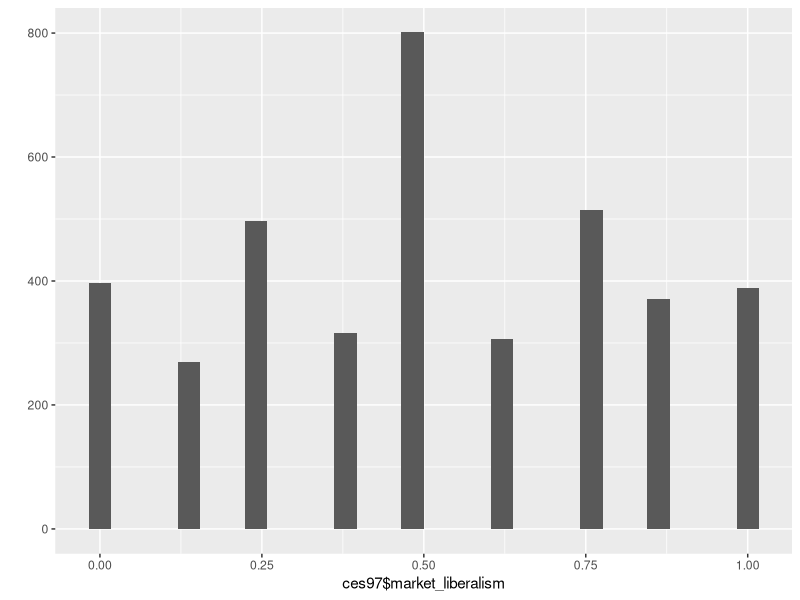
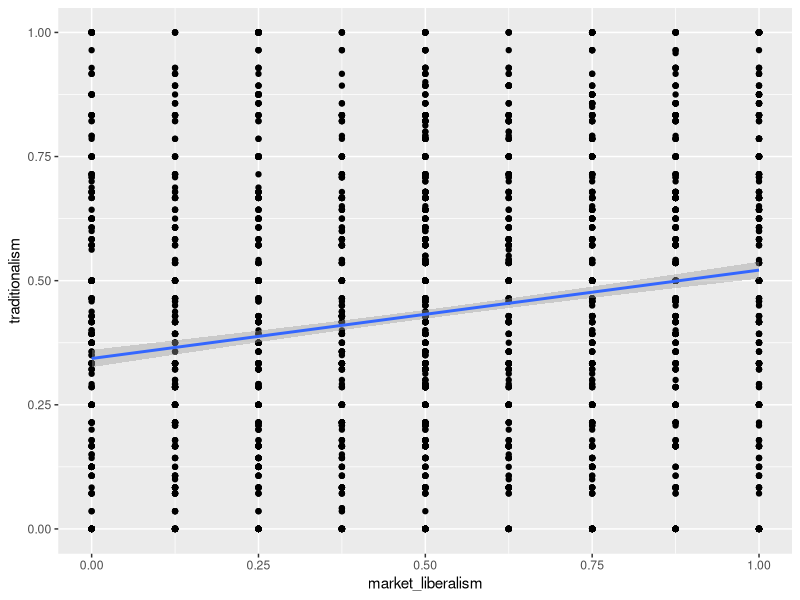
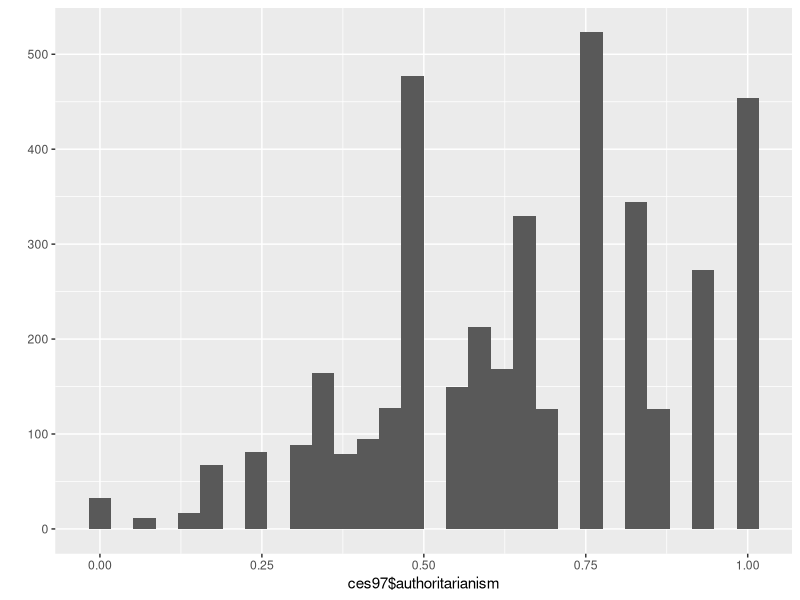

Write the R code that produced these figures, in order. (Note: this script raises an error after producing the figures.)
#File to Recode CES Data
library(tidyverse)
library(car)
library(labelled)
library(here)
library(haven)
#load data
ces97<-read_sav(file=here("data-raw/CES-E-1997_F1.sav"))

#### #recode Gender (cpsrgen)####

# (ces97, "gender")
ces97$male<-Recode(ces97$cpsrgen, "1=1; 5=0")
val_labels(ces97$male)<-c(Female=0, Male=1)
#checks
val_labels(ces97$male)
# (ces97$male)
#####recode Union Household (cpsm9) ####

# (ces97, "union")
ces97$union<-Recode(ces97$cpsm9, "1=1; 5=0; else=NA")
val_labels(ces97$union)<-c(None=0, Union=1)
#checks
val_labels(ces97$union)
# (ces97$union)
#####Union Combined variable (identical copy of union) ####

ces97$union_both<-ces97$union
#checks
val_labels(ces97$union_both)
# (ces97$union_both)

#### #recode Education (cpsm3)####
# (ces97, "education")
ces97$degree<-Recode(ces97$cpsm3, "9:11=1; 1:8=0; else=NA")
val_labels(ces97$degree)<-c(nodegree=0, degree=1)
#checks
val_labels(ces97$degree)
# (ces97$degree)

####recode Region (province) ####
# (ces97, "province")
ces97$region<-Recode(ces97$province, "10:13=1; 35=2; 46:59=3; 4=NA; else=NA")
val_labels(ces97$region)<-c(Atlantic=1, Ontario=2, West=3)
#checks
val_labels(ces97$region)
# (ces97$region)

####recode Province (province) ####
# look_for(ces97, "province")
ces97$prov<-Recode(ces97$province, "10=1; 11=2; 12=3; 13=4; 24=5; 35=6; 46=7; 47=8; 48=9; 59=10; else=NA")
val_labels(ces97$prov)<-c(NL=1, PE=2, NS=3, NB=4, QC=5, ON=6, MB=7, SK=8, AB=9, BC=10)
#checks
val_labels(ces97$prov)
table(ces97$prov)

#### recode Quebec (province) ####
# (ces97, "province")
ces97$quebec<-Recode(ces97$province, "10:13=0; 35:59=0; 24=1; else=NA")
val_labels(ces97$quebec)<-c(Other=0, Quebec=1)
#checks
val_labels(ces97$quebec)
# (ces97$quebec)

####recode Age (cpsage) ####
# (ces97, "age")
ces97$yob<-Recode(as.numeric(ces97$cpsage), "9999=NA")
ces97$age<-1997-ces97$yob
#check
# (ces97$age)

####recode Religion (cpsm10) ####
# (ces97, "relig")
ces97$religion<-Recode(ces97$cpsm10, "0=0; 2=1; 1=2; 3:5=3; else=NA")
val_labels(ces97$religion)<-c(None=0, Catholic=1, Protestant=2, Other=3)
#checks
val_labels(ces97$religion)
# (ces97$religion)

#### recode Language (cpslang)####

# (ces97, "language")
ces97$language<-Recode(ces97$cpslang, "1=1; 2=0; else=NA")
val_labels(ces97$language)<-c(French=0, English=1)
#checks
val_labels(ces97$language)
# (ces97$language)
#### recode Non-charter Language (cpsm15)####

# (ces97, "language")
ces97$non_charter_language<-Recode(ces97$cpsm15, "1:5=0; 0=1; 10:27=1; else=NA")
val_labels(ces97$non_charter_language)<-c(Charter=0, Non_Charter=1)
#checks
val_labels(ces97$non_charter_language)
# (ces97$non_charter_language)
####recode Employment (cpsm4) ####

# (ces97, "employment")
ces97$employment<-Recode(ces97$cpsm4, "2:7=0; 1=1; 8=1; else=NA")
val_labels(ces97$employment)<-c(Unemployed=0, Employed=1)
#checks
val_labels(ces97$employment)
# (ces97$employment)

####recode Sector (cpsm7 & cpsm4) ####
# (ces97, "firm")
ces97 %>%
  mutate(sector=case_when(
    cpsm7==3 ~1,
    cpsm7==5 ~1,
    cpsm7==7 ~1,
    cpsm7==1 ~0,
    cpsm7==0 ~0,
    cpsm4> 1 & cpsm4< 9 ~ 0,
    cpsm7==9 ~NA_real_ ,
    cpsm7==8 ~NA_real_ ,
  ))->ces97

val_labels(ces97$sector)<-c(Private=0, Public=1)
#checks
val_labels(ces97$sector)
# (ces97$sector)

#### recode Party ID (cpsk1 and cpsk4)####
look_for (ces97, "federal")
ces97 %>%
  mutate(party_id=case_when(
    cpsk1==1 | cpsk4==1 ~ 1,
    cpsk1==2 | cpsk4==2 ~ 2,
    cpsk1==3 | cpsk4==3 ~ 3,
    cpsk1==4 | cpsk4==4 ~ 2,
    cpsk1==5 | cpsk4==5 ~ 4,
    cpsk1==6 | cpsk4==6 ~ 0,
  ))->ces97

val_labels(ces97$party_id)<-c(Other=0, Liberal=1, Conservative=2, NDP=3)
#checks
val_labels(ces97$party_id)
table(ces97$party_id)

# recode Party ID 2 (cpsk1 and cpsk4)
look_for (ces97, "federal")
ces97 %>%
  mutate(party_id2=case_when(
    cpsk1==1 | cpsk4==1 ~ 1,
    cpsk1==2 | cpsk4==2 ~ 2,
    cpsk1==3 | cpsk4==3 ~ 3,
    cpsk1==4 | cpsk4==4 ~ 6,
    cpsk1==5 | cpsk4==5 ~ 4,
    cpsk1==6 | cpsk4==6 ~ 0,
  ))->ces97

val_labels(ces97$party_id2)<-c(Other=0, Liberal=1, Conservative=2, NDP=3)
#checks
val_labels(ces97$party_id2)
table(ces97$party_id2)

####recode Vote (pesa4) ####
# (ces97, "vote")
ces97$vote<-Recode(ces97$pesa4, "1=1; 2=2; 3=3; 5=4; 4=2; 0=0; else=NA")
val_labels(ces97$vote)<-c(Other=0, Liberal=1, Conservative=2, NDP=3, Bloc=4, Green=5)
#checks
val_labels(ces97$vote)
# (ces97$vote)

#recode Vote splitting Conservatives (pesa4)
# (ces97, "vote")
ces97$vote
ces97$vote3<-Recode(ces97$pesa4, "1=1; 2=2; 3=3; 5=4; 4=6; 0=0; else=NA")
val_labels(ces97$vote3)<-c(Other=0, Liberal=1, Conservative=2, NDP=3, Bloc=4, Green=5, Reform=6)
#checks
val_labels(ces97$vote3)
# (ces97$vote3)
# (ces97$pesa4)

#### #recode Occupation (pinporr)####

# (ces97, "occupation")
# (ces97, "pinporr")
ces97$occupation<-Recode(ces97$pinporr, "1:2:=1; 4:5=1; 3=2; 6:7=2; 9=3; 12=3; 14=3; 8=4; 10=4; 13=4; 15:16=5; else=NA")
val_labels(ces97$occupation)<-c(Professional=1, Managers=2, Routine_Nonmanual=3, Skilled=4, Unskilled=5)
#checks
val_labels(ces97$occupation)
# (ces97$occupation)
####recode Occupation3 as 6 class schema with self-employed (cpsm4) ####

# (ces97, "employ")
ces97$occupation3<-ifelse(ces97$cpsm4==8, 6, ces97$occupation)
val_labels(ces97$occupation3)<-c(Professional=1, Managers=2, Routine_Nonmanual=3, Skilled=4, Unskilled=5, Self_employed=6)
#checks
val_labels(ces97$occupation3)
# (ces97$occupation3)
#### recode Income (cpsm16 and cpsm16a)####

# (ces97, "income")
ces97 %>%
  mutate(income=case_when(
    cpsm16a==1 | cpsm16> 0 & cpsm16 < 20 ~ 1,
    cpsm16a==2 | cpsm16> 19 & cpsm16 < 30 ~ 2,
    cpsm16a==3 | cpsm16> 29 & cpsm16 < 50 ~ 3,
    cpsm16a==4 | cpsm16> 29 & cpsm16 < 50 ~ 3,
    cpsm16a==5 | cpsm16> 49 & cpsm16 < 70 ~ 4,
    cpsm16a==6 | cpsm16> 49 & cpsm16 < 70 ~ 4,
    cpsm16a==7 | cpsm16> 69 & cpsm16 < 998 ~ 5,
    cpsm16a==8 | cpsm16> 69 & cpsm16 < 998 ~ 5,
    cpsm16a==9 | cpsm16> 69 & cpsm16 < 998 ~ 5,
    cpsm16a==10 | cpsm16> 69 & cpsm16 < 998 ~ 5,
  ))->ces97

val_labels(ces97$income)<-c(Lowest=1, Lower_Middle=2, Middle=3, Upper_Middle=4, Highest=5)
#checks

#Simon's Version
ces97 %>%
  mutate(income2=case_when(
    #First Quintile
    cpsm16a==1 | cpsm16> 0 & cpsm16 < 18 ~ 1,
    #Second Quintile
    cpsm16a==2 | cpsm16> 17 & cpsm16 < 33 ~ 2,
    cpsm16a==3 | cpsm16> 32 & cpsm16 < 50 ~ 3,
    cpsm16a==4 | cpsm16> 32 & cpsm16 < 50 ~ 3,
    cpsm16a==5 | cpsm16> 49 & cpsm16 < 72 ~ 4,
    cpsm16a==6 | cpsm16> 49 & cpsm16 < 72 ~ 4,
    cpsm16a==7 | cpsm16> 71 & cpsm16 < 998 ~ 5,
    cpsm16a==8 | cpsm16> 71 & cpsm16 < 998 ~ 5,
    cpsm16a==9 | cpsm16> 71 & cpsm16 < 998 ~ 5,
    cpsm16a==10 | cpsm16> 71 & cpsm16 < 998 ~ 5,
  ))->ces97

val_labels(ces97$income2)<-c(Lowest=1, Lower_Middle=2, Middle=3, Upper_Middle=4, Highest=5)

# (ces97, "income")
ces97 %>%
  mutate(income_tertile=case_when(
    #first tertile
    as.numeric(cpsm16a)<3 | as.numeric(cpsm16)> 0 & as.numeric(cpsm16) < 27 ~ 1,
    #Second tertile
    as.numeric(cpsm16a)>2 & as.numeric(cpsm16a)<5 | as.numeric(cpsm16)> 26 & as.numeric(cpsm16) < 56 ~ 2,
    #Third Tertile
    as.numeric(cpsm16a)>4 & as.numeric(cpsm16a)<98 | as.numeric(cpsm16)> 55 & as.numeric(cpsm16) < 998~ 3
  ))->ces97

val_labels(ces97$income_tertile)<-c(Lowest=1, Middle=2, Highest=3)
#checks
val_labels(ces97$income_tertile)
# (ces97$income_tertile)

#####recode Household size (cpshhwgt)####
# (ces97, "house")
ces97$household<-Recode(ces97$cpshhwgt, "0.5056=0.5; 1.0111=1; 1.5167=1.5; 2.0223=2; 2.5278=2.5; 3.0334=3; 3.539=3.5; 4.5501=4.5")
#checks
# (ces97$household)

#### recode income / household size ####
ces97$inc<-Recode(as.numeric(ces97$cpsm16), "998:999=NA")

# (ces97$inc)
ces97$inc2<-ces97$inc/ces97$household
# (ces97$inc2)
ces97$inc3<-Recode(as.numeric(ces97$cpsm16a), "98:99=NA")
# (ces97$inc3)
ces97$inc4<-ces97$inc3/ces97$household
# (ces97$inc4)

ces97 %>%
  mutate(income_house=case_when(
    as.numeric(inc4)<2.7 |(as.numeric(inc2)> 0 & as.numeric(inc2) < 27) ~ 1,
    (as.numeric(inc4)>2.6 &as.numeric(inc4) <5.3 )| as.numeric(inc2)> 26 & as.numeric(inc2) < 53 ~ 2,
    (as.numeric(inc4)>5.2 & as.numeric(inc4)<31) | as.numeric(inc2)> 52 & as.numeric(inc2) <998 ~ 3
  ))->ces97
# (ces97$income_house)
# (ces97$income_tertile)
# (ces97$income_tertile, ces97$income_house)

####recode Religiosity (pesm10b)####
# (ces97, "relig")
ces97$religiosity<-Recode(as.numeric(ces97$pesm10b), "7=1; 5=2; 8=3; 3=4; 1=5; else=NA")
val_labels(ces97$religiosity)<-c(Lowest=1, Lower_Middle=2, Middle=3, Upper_Middle=4, Highest=5)
#checks
#val_labels(ces97$religiosity)
# (ces97$religiosity)

#### recode Redistribution (mbsa4)####
# (ces97, "rich")
#val_labels(ces97$mbsa4)
ces97$redistribution<-Recode(as.numeric(ces97$mbsa4), "; 1=1; 2=0.75; 3=0.25; 4=0; 8=0.5; else=NA", as.numeric=T)
#val_labels(ces97$redistribution)<-c(Much_less=0, Somewhat_less=0.25, Same_amount=0.5, Somewhat_more=0.75, Much_more=1)
#checks
#val_labels(ces97$redistribution)
# (ces97$redistribution)

####recode Pro-Redistribution (mbsa4) ####
ces97$pro_redistribution<-Recode(ces97$mbsa4, "1:2=1; 3:4=0; else=NA", as.numeric=T)
val_labels(ces97$pro_redistribution)<-c(Non_Pro=0, Pro=1)
#checks
#val_labels(ces97$pro_redistribution)
# (ces97$pro_redistribution)
#### recode Market Liberalism (cpsf6 and pese19)####

# (ces97, "private")
# (ces97, "blame")

ces97$market1<-Recode(as.numeric(ces97$cpsf6), "1=1; 3=0.75; 5=0.25; 7=0; 8=0.5; else=NA", as.numeric=T)
ces97$market2<-Recode(as.numeric(ces97$pese19), "1=1; 3=0.75; 5=0.25; 7=0; 8=0.5; else=NA", as.numeric=T)
#checks
# (ces97$market1)
# (ces97$market2)
#
# ces97 %>%
#   rowwise() %>%
#   mutate(market_liberalism=mean(
#     c_across(market1:market2)
#  , na.rm=T )) ->out
#
# out %>%
#   ungroup() %>%
#   select(c('market1', 'market2', 'market_liberalism')) %>%
#   mutate(na=rowSums(is.na(.))) %>%
#   filter(na>0, na<3)
#Scale Averaging
ces97 %>%
  mutate(market_liberalism=rowMeans(select(., num_range("market", 1:2)), na.rm=T))->ces97


ces97 %>%
  select(starts_with("market")) %>%
  summary()
#Check distribution of market_liberalism
qplot(ces97$market_liberalism, geom="histogram")
# (ces97$market_liberalism, useNA="ifany")

#Calculate Cronbach's alpha
library(psych)
ces97 %>%
  select(market1, market2) %>%
  alpha(.)
#Check correlation
ces97 %>%
  select(market1, market2) %>%
  cor(., use="complete.obs")

####recode Immigration (cpsj18) ####

# (ces97, "imm")
ces97$immigration_rates<-Recode(as.numeric(ces97$cpsj18), "1=0; 3=1; 5=0.5; 8=0.5; else=NA", as.numeric=T)
#checks
# (ces97$immigration_rates, useNA = "ifany")

#### recode Environment vs Jobs (mbsa6)####
# (ces97, "env")
# (ces97$mbsa6, useNA="ifany")
ces97$enviro<-Recode(as.numeric(ces97$mbsa6), "1=0; 2=0.25; 3=0.75; 4=1; 8=0.5; else=NA")
#checks
# (ces97$enviro, useNA="ifany")

####recode Capital Punishment (pese13) ####
# (ces97, "punish")
ces97$death_penalty<-Recode(as.numeric(ces97$pese13), "1=0; 3=0.25; 5=0.75; 7=1; 8=0.5; else=NA")
#checks
# (ces97$death_penalty)

#recode Crime (cpsa2g)
# (ces97, "crime")
ces97$crime<-Recode(as.numeric(ces97$cpsa2g), "1=1; 2=0.5; 3=0; 8=0.5; else=NA")
#checks
# (ces97$crime)

#recode Gay Rights (mbsg3)
# (ces97, "homo")
var_label(ces97$mbsg3)
ces97$gay_rights<-Recode(as.numeric(ces97$mbsg3), "1=0; 2=0.25; 3=0.75; 4=1; 8=0.5; else=NA")
#checks
# (ces97$gay_rights)
#### #recode Abortion (pese5a pese5b pese5c)####

# (ces97, "abort")
ces97 %>%
  mutate(abortion=case_when(
    pese5a==3 ~0,
    pese5a==1 ~1,
    pese5a==2 ~0.5,
    pese5a==8 ~0.5,
    pese5b==3 ~1,
    pese5b==2 ~0,
    pese5b==1 ~0.5,
    pese5b==8 ~0.5,
    pese5c==2 ~1,
    pese5c==1 ~0,
    pese5c==3 ~0.5,
    pese5c==8 ~0.5,
  ))->ces97
#checks
# (ces97$abortion)
#### #recode Lifestyle (mbsa7)####

# (ces97, "lifestyle")
ces97$lifestyles<-Recode(as.numeric(ces97$mbsa7), "1=1; 2=0.75; 3=0.25; 4=0; 8=0.5; else=NA")
#checks
# (ces97$lifestyles)
#####recode Stay Home (cpsf3) ####

# (ces97, "home")
ces97$stay_home<-Recode(as.numeric(ces97$cpsf3), "1=1; 3=0.75; 5=0.25; 7=0; 8=0.5; else=NA")
#checks
# (ces97$stay_home)
#####recode Marriage Children (cpsf2) ####

# (ces97, "children")
ces97$marriage_children<-Recode(as.numeric(ces97$cpsf2), "1=1; 3=0.75; 5=0.25; 7=0; 8=0.5; else=NA")
#checks
# (ces97$marriage_children)
#####recode Values (mbsa9) ####

# (ces97, "traditional")
ces97$values<-Recode(as.numeric(ces97$mbsa9), "1=1; 2=0.75; 3=0.25; 4=0; 8=0.5; else=NA")
#checks
# (ces97$values)
#####recode Morals (mbsa8) ####

# (ces97, "moral")
ces97$morals<-Recode(as.numeric(ces97$mbsa8), "1=0; 2=0.25; 3=0.75; 4=1; 8=0.5; else=NA")
#checks
# (ces97$morals)
#### Moral traditionalism####
#recode Moral Traditionalism (abortion, lifestyles, stay home, values, marriage childen, morals)
ces97$trad3<-ces97$abortion
ces97$trad7<-ces97$lifestyles
ces97$trad1<-ces97$stay_home
ces97$trad4<-ces97$values
ces97$trad5<-ces97$marriage_children
ces97$trad6<-ces97$morals
ces97$trad2<-ces97$gay_rights

#This code removes value labels from trad1 to trad6
#Start with data frame
ces97 %>%
  #mutate because changing variables
  #across because we are doing something across a series of columns
  # What columns are we working on? The ones with the names generated in
  #num_range('trad', 1:7)
  mutate(across(.cols=num_range('trad', 1:7),
                #The thing we are doing is removing value labels
                remove_val_labels))->ces97
#remove_val_labels
# (ces97$trad1)
# (ces97$trad2)
# (ces97$trad3)
# (ces97$trad4)
# (ces97$trad5)
# (ces97$trad6)
# (ces97$trad7)

#Scale Averaging
ces97 %>%
  mutate(traditionalism=rowMeans(select(., num_range("trad", 1:7)), na.rm=T))->ces97


ces97 %>%
  select(starts_with("trad")) %>%
  head()
#Check distribution of traditionalism
# qplot(ces97$traditionalism, geom="histogram")
# qplot(ces97$market_liberalism, geom="histogram")

# (ces97$traditionalism, useNA="ifany")

#Calculate Cronbach's alpha
ces97 %>%
  select(trad1, trad2, trad3, trad4, trad5, trad6, trad7) %>%
  psych::alpha(.)
#Check correlation
ces97 %>%
  select(trad1, trad2, trad3, trad4, trad5, trad6, trad7) %>%
  cor(., use="complete.obs")


#recode Moral Traditionalism 2 (stay home & gay rights) (Left-Right)

#Scale Averaging
ces97 %>%
  mutate(traditionalism2=rowMeans(select(., c('trad1', 'trad2')), na.rm=T))->ces97

ces97 %>%
  select(starts_with("trad")) %>%
  summary()
#Check distribution of traditionalism
#qplot(ces97$traditionalism2, geom="histogram")
# (ces97$traditionalism2, useNA="ifany")

#Calculate Cronbach's alpha
ces97 %>%
  select(trad1, trad2) %>%
  psych::alpha(.)

#Check correlation
ces97 %>%
  select(trad1, trad2) %>%
  cor(., use="complete.obs")

#just check the market and traditionalism scales for NAs
ces97 %>%
  select(market_liberalism, traditionalism) %>%
  str()

ggplot(ces97, aes(x=market_liberalism, y=traditionalism))+geom_point()+geom_smooth(method="lm")

#recode 2nd Dimension (stay home, immigration, gay rights, crime)
ces97$author1<-ces97$stay_home
ces97$author2<-ces97$immigration_rates
ces97$author3<-ces97$gay_rights
ces97$author4<-ces97$crime
# (ces97$author1)
# (ces97$author2)
# (ces97$author3)
# (ces97$author4)

#Remove value labels
ces97 %>%
  mutate(across(num_range('author', 1:4), remove_val_labels))->ces97
ces97 %>%
  mutate(authoritarianism=rowMeans(select(., num_range("author", 1:4)), na.rm=T))->ces97


#Check distribution of traditionalism
qplot(ces97$authoritarianism, geom="histogram")
# (ces97$authoritarianism, useNA="ifany")

#Calculate Cronbach's alpha
ces97 %>%
  select(author1, author2, author3, author4) %>%
  psych::alpha(.)

#Check correlation
ces97 %>%
  select(author1, author2, author3, author4) %>%
  cor(., use="complete.obs")

#recode Quebec Accommodation (cpse3a) (Left=more accom)
# (ces97, "quebec")
ces97$quebec_accom<-Recode(as.numeric(ces97$cpse3a), "2=1; 1=0; 3=0.5; 8=0.5; else=NA")
#checks
# (ces97$quebec_accom)


#recode Liberal leader (cpsd1b)
# (ces97, "Chretien")
ces97$liberal_leader<-Recode(as.numeric(ces97$cpsd1b), "0=1; 997:999=NA")
#checks
# (ces97$liberal_leader)

#recode conservative leader (cpsd1a)
# (ces97, "Charest")
ces97$conservative_leader<-Recode(as.numeric(ces97$cpsd1a), "0=1; 997:999=NA")
#checks
# (ces97$conservative_leader)

#recode NDP leader (cpsd1c)
# (ces97, "McDonough")
ces97$ndp_leader<-Recode(as.numeric(ces97$cpsd1c), "0=1; 997:999=NA")
#checks
# (ces97$ndp_leader)

#recode Bloc leader (cpsd1e)
# (ces97, "Duceppe")
ces97$bloc_leader<-Recode(as.numeric(ces97$cpsd1e), "0=1; 997:999=NA")
#checks
# (ces97$bloc_leader)

#recode liberal rating (cpsd1h)
# (ces97, "liberal")
ces97$liberal_rating<-Recode(as.numeric(ces97$cpsd1h), "0=1; 997:999=NA")
#checks
# (ces97$liberal_rating)

#recode conservative rating (cpsd1g)
# (ces97, "conservative")
ces97$conservative_rating<-Recode(as.numeric(ces97$cpsd1g), "0=1; 997:999=NA")
#checks
# (ces97$conservative_rating)

#recode NDP rating (cpsd1i)
# (ces97, "new democratic")
ces97$ndp_rating<-Recode(as.numeric(ces97$cpsd1i), "0=1; 997:999=NA")
#checks
# (ces97$ndp_rating)

#recode Bloc rating (cpsd1k)
# (ces97, "bloc")
ces97$bloc_rating<-Recode(as.numeric(ces97$cpsd1k), "0=1; 997:999=NA")
#checks
# (ces97$bloc_rating)

#recode Education (pese6f)
# (ces97, "edu")
ces97$education<-Recode(as.numeric(ces97$pese6f), "1=0; 3=0.5; 5=1; 8=0.5; else=NA")
#checks
# (ces97$education, ces97$pese6f , useNA = "ifany" )

#recode Personal Retrospective (cpsc1)
# (ces97, "financ")
ces97$personal_retrospective<-Recode(as.numeric(ces97$cpsc1), "1=1; 3=0; 5=0.5; 8=0.5; else=NA", as.numeric=T)
#val_labels(ces97$personal_retrospective)<-c(Worse=0, Same=0.5, Better=1)
#checks
#val_labels(ces97$personal_retrospective)
# (ces97$personal_retrospective, ces97$cpsc1 , useNA = "ifany" )

#recode National Retrospective (cpsg1)
# (ces97, "economy")
ces97$national_retrospective<-Recode(as.numeric(ces97$cpsg1), "1=1; 3=0; 5=0.5; 8=0.5; else=NA", as.numeric=T)
#val_labels(ces97$national_retrospective)<-c(Worse=0, Same=0.5, Better=1)
#checks
#val_labels(ces97$national_retrospective)
# (ces97$national_retrospective, ces97$cpsg1 , useNA = "ifany" )

#recode Ideology (mbsi16a)
# (ces97, "the left")
ces97$ideology<-Recode(as.numeric(ces97$mbsi16a) , "0=0; 1=0.1; 2=0.2; 3=0.3; 4=0.4; 5=0.5; 6=0.6; 7=0.7; 8=0.8; 9=0.9; 10=1; else=NA")
#val_labels(ces97$ideology)<-c(Left=0, Right=1)
#checks
#val_labels(ces97$ideology)
# (ces97$ideology, ces97$mbsi16a  , useNA = "ifany")

#recode turnout (pesa2a & pesa2b)
# (ces97, "vote")
ces97 %>%
  mutate(turnout=case_when(
    pesa2a==1 ~1,
    pesa2a==5 ~0,
    pesa2a==8 ~0,
    pesa2b==1 ~1,
    pesa2b==5 ~0,
    pesa2b==8 ~0,
  ))->ces97
val_labels(ces97$turnout)<-c(No=0, Yes=1)
#checks
val_labels(ces97$turnout)
# (ces97$turnout)
# (ces97$turnout, ces97$vote)

#### recode political efficacy ####
#recode No Say (cpsb10b)
# (ces97, "not have say")
ces97$efficacy_internal<-Recode(as.numeric(ces97$cpsb10b), "1=0; 3=0.25; 5=0.75; 7=1; 8=0.5; else=NA", as.numeric=T)
#val_labels(ces97$efficacy_internal)<-c(low=0, high=1)
#checks
#val_labels(ces97$efficacy_internal)
# (ces97$efficacy_internal)
# (ces97$efficacy_internal, ces97$cpsb10b , useNA = "ifany" )

#recode MPs lose touch (cpsb10a)
# (ces97, "lose touch")
ces97$efficacy_external<-Recode(as.numeric(ces97$cpsb10a), "1=0; 3=0.25; 5=0.75; 7=1; 8=0.5; else=NA", as.numeric=T)
#val_labels(ces97$efficacy_external)<-c(low=0, high=1)
#checks
#val_labels(ces97$efficacy_external)
# (ces97$efficacy_external)
# (ces97$efficacy_external, ces97$cpsb10a , useNA = "ifany" )

#recode Official Don't Care (cpsb10d)
# (ces97, "cares what")
ces97$efficacy_external2<-Recode(as.numeric(ces97$cpsb10d), "1=0; 3=0.25; 5=0.75; 7=1; 8=0.5; else=NA", as.numeric=T)
#val_labels(ces97$efficacy_external2)<-c(low=0, high=1)
#checks
#val_labels(ces97$efficacy_external2)
# (ces97$efficacy_external2)
# (ces97$efficacy_external2, ces97$cpsb10d , useNA = "ifany" )

ces97 %>%
  mutate(political_efficacy=rowMeans(select(., c("efficacy_external", "efficacy_external2", "efficacy_internal")), na.rm=T))->ces97

ces97 %>%
  select(starts_with("efficacy")) %>%
  summary()
#Check distribution of political_efficacy
#qplot(ces97$political_efficacy, geom="histogram")
# (ces97$political_efficacy, useNA="ifany")

#Calculate Cronbach's alpha
library(psych)
ces97 %>%
  select(efficacy_external, efficacy_external2, efficacy_internal) %>%
  psych::alpha(.)
#Check correlation
ces97 %>%
  select(efficacy_external, efficacy_external2, efficacy_internal) %>%
  cor(., use="complete.obs")


#recode Most Important Question (cpsa1)
# (ces97, "issue")
ces97$mip<-Recode(ces97$cpsa1, "10:16=6; 20:25=7; 26=10; 30=7; 31=18; 32:34=7; 35=0; 36:38=7; 40:41=10; 42:43=3; 44=13; 45=15;
				                        46=12; 47=11; 48=0; 50:55=9; 57=8; 58=15; 59=8; 60:64=15; 65:67=4; 68:69=8; 70:71=14;
				                        72=1; 73=14; 74=15; 75:79=2; 80:88=16; 89:90=0; 91=3; 92=0; 93=11; 94:95=0; 96-16; 97=0; else=NA")
val_labels(ces97$mip)<-c(Other=0, Environment=1, Crime=2, Ethics=3, Education=4, Energy=5, Jobs=6, Economy=7, Health=8, Taxes=9, Deficit_Debt=10,
                         Democracy=11, Foreign_Affairs=12, Immigration=13, Socio_Cultural=14, Social_Programs=15, Brokerage=16, Free_Trade=17, Inflation=18)
 (ces97$mip)

# recode satisfaction with democracy (cpsb9, pesa5b)
# (ces97, "dem")
ces97$satdem<-Recode(as.numeric(ces97$pesa5b), "1=1; 3=0.75; 5=0.25; 7=0; 8=0.5; else=NA", as.numeric=T)
#checks
# (ces97$satdem, ces97$pesa5b, useNA = "ifany" )

ces97$satdem2<-Recode(as.numeric(ces97$cpsb9), "1=1; 3=0.75; 5=0.25; 7=0; 8=0.5; else=NA", as.numeric=T)
#checks
# (ces97$satdem2, ces97$cpsb9, useNA = "ifany" )

#recode Quebec Sovereignty (pese10) (Quebec only & Right=more sovereignty)
# (ces97, "sovereignty")
ces97$quebec_sov<-Recode(as.numeric(ces97$pese10), "1=1; 3=0.75; 5=0.25; 7=0; 8=0.5; else=NA")
#checks
# (ces97$quebec_sov, ces97$pese10, useNA = "ifany" )

# recode provincial alienation (cpsj12)
# (ces97, "treat")
ces97$prov_alienation<-Recode(as.numeric(ces97$cpsj12), "3=1; 1=0; 5=0.5; 8=0.5; else=NA", as.numeric=T)
#checks
# (ces97$prov_alienation, ces97$cpsj12, useNA = "ifany" )

# recode immigration society (mbsg4)
# (ces97, "fit")
ces97$immigration_soc<-Recode(as.numeric(ces97$mbsg4), "1=1; 2=0.75; 3=0.25; 4=0; 8=0.5; else=NA", as.numeric=T)
#checks
# (ces97$immigration_soc, ces97$mbsg4, useNA = "ifany" )

#recode welfare (pese6b)
# (ces97, "welfare")
ces97$welfare<-Recode(as.numeric(ces97$pese6b), "1=1; 3=0.5; 8=0.5; 5=0; else=NA")
#checks
# (ces97$welfare)
# (ces97$welfare, ces97$pese6b)

#recode Postgrad (cpsm3)
# (ces97, "education")
ces97$postgrad<-Recode(as.numeric(ces97$cpsm3), "10:11=1; 1:9=0; else=NA")
#checks
# (ces97$postgrad)

#recode Break Promise (cpsj13)
# (ces97, "promise")
ces97$promise<-Recode(as.numeric(ces97$cpsj13), "1=0; 3=0.5; 5=1; 7=0.5; else=NA", as.numeric=T)
#val_labels(ces97$promise)<-c(low=0, high=1)
#checks
#val_labels(ces97$promise)
# (ces97$promise)
# (ces97$promise, ces97$cpsj13 , useNA = "ifany" )

#recode Trust - not available

# recode political interest (cpsb5)
# (ces97, "interest")
ces97$pol_interest<-Recode(as.numeric(ces97$cpsb5), "0=0; 1=0.1; 2=0.2; 3=0.3; 4=0.4; 5=0.5; 6=0.6; 7=0.7; 8=0.8; 9=0.9; 10=1; else=NA", as.numeric=T)
#checks
# (ces97$pol_interest, ces97$cpsb5, useNA = "ifany" )

#recode foreign born (cpsm11)
# (ces97, "birth")
ces97$foreign<-Recode(ces97$cpsm11, "1=0; 2:97=1; 0=1; else=NA")
val_labels(ces97$foreign)<-c(No=0, Yes=1)
#checks
#val_labels(ces97$foreign)
# (ces97$foreign, ces97$cpsm11, useNA="ifany")

#### recode Women - how much should be done (pese1) ####
look_for(ces97, "women")
table(ces97$pese1)
ces97$women<-Recode(as.numeric(ces97$pese1), "1=0; 2=0.25; 3=0.5; 4=0.75; 5=1; else=NA")
#checks
table(ces97$women,  useNA = "ifany")

#### recode Race - how much should be done (cpsf1) ####
look_for(ces97, "racial")
table(ces97$cpsf1)
ces97$race<-Recode(as.numeric(ces97$cpsf1), "1=0; 2=1; 3=0.5; else=NA")
#checks
table(ces97$race,  useNA = "ifany")

#recode Previous Vote (cpsk6)
# look_for(ces97, "vote")
ces97$previous_vote<-Recode(ces97$cpsk6, "1=1; 2=2; 3=3; 4=2; 5=4; 0=0; else=NA")
val_labels(ces97$previous_vote)<-c(Other=0, Liberal=1, Conservative=2, NDP=3, Bloc=4, Green=5)
#checks
#val_labels(ces97$previous_vote)
#table(ces97$previous_vote)

#recode Previous Vote splitting Conservatives (cpsk6)
 look_for(ces97, "vote")
ces97$previous_vote3<-car::Recode(as.numeric(ces97$cpsk6), "1=1; 2=2; 3=3; 4=6; 5=4; 0=0; else=NA")
val_labels(ces97$previous_vote3)<-c(Other=0, Liberal=1, Conservative=2, NDP=3, Bloc=4, Green=5, Reform=6)
#checks
val_labels(ces97$previous_vote3)
table(ces97$previous_vote3)

#recode Provincial Vote (pesh20)
# look_for(ces97, "vote")
ces97$prov_vote<-car::Recode(as.numeric(ces97$pesh20), "1=1; 2=2; 3=3; 4=0; 5=4; 6:7=0; 9=0; 8=6; else=NA")
val_labels(ces97$prov_vote)<-c(Other=0, Liberal=1, Conservative=2, NDP=3, PQ=4, Green=5, Reform=6)
#checks
val_labels(ces97$prov_vote)
table(ces97$prov_vote)

#Add mode
ces97$mode<-rep("Phone", nrow(ces97))
#Add Election
# Note: Care should be taken in the master file to consider whether or not the user
# Wants to include Rs from the 1992 referendum or not.
#
ces97$election<-rep(1997, nrow(ces97))
glimpse(ces97)

# Save the file
save(ces97, file=here("data/ces97.rda"))
